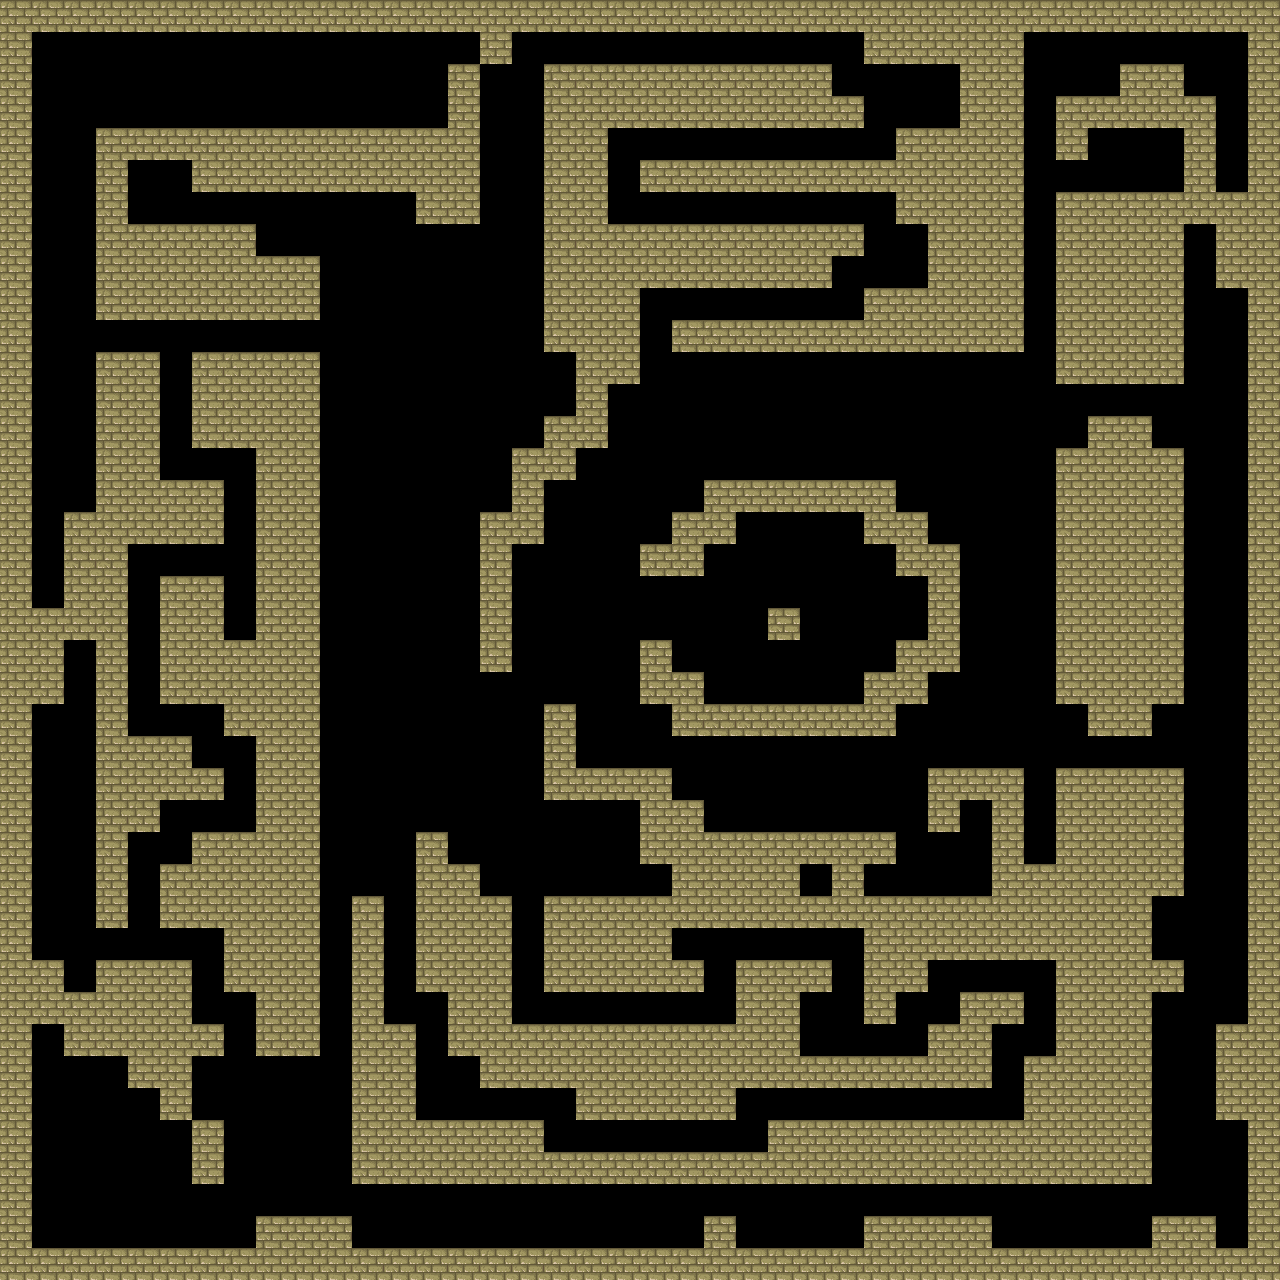

Tiled map render using the project's own tile images. Description and the whole map definition, tile-layer contents included, below:
An orthogonal 40x40 tile map with 32x32 px tiles, 1 tile layer (Kachelebene 1) and 19 objects.

<map version="1.9" tiledversion="1.9.2" orientation="orthogonal" renderorder="left-up" width="40" height="40" tilewidth="32" tileheight="32" infinite="0" nextlayerid="6" nextobjectid="95">
 <tileset firstgid="1" source="deserttiles.tsx" />
 <layer id="1" name="Kachelebene 1" width="40" height="40">
  <data encoding="csv">
10,10,10,10,10,10,10,10,10,10,10,10,10,10,10,10,10,10,10,10,10,10,10,10,10,10,10,10,10,10,10,10,10,10,10,10,10,10,10,10,
10,0,0,0,0,0,0,0,0,0,0,0,0,0,0,10,0,0,0,0,0,0,0,0,0,0,0,10,10,10,10,10,0,0,0,0,0,0,0,10,
10,0,0,0,0,0,0,0,0,0,0,0,0,0,10,0,0,10,10,10,10,10,10,10,10,10,0,0,0,0,10,10,0,0,0,10,10,0,0,10,
10,0,0,0,0,0,0,0,0,0,0,0,0,0,10,0,0,10,10,10,10,10,10,10,10,10,10,0,0,0,10,10,0,10,10,10,10,10,0,10,
10,0,0,10,10,10,10,10,10,10,10,10,10,10,10,0,0,10,10,0,0,0,0,0,0,0,0,0,10,10,10,10,0,10,0,0,0,10,0,10,
10,0,0,10,0,0,10,10,10,10,10,10,10,10,10,0,0,10,10,0,10,10,10,10,10,10,10,10,10,10,10,10,0,0,0,0,0,10,0,10,
10,0,0,10,0,0,0,0,0,0,0,0,0,10,10,0,0,10,10,0,0,0,0,0,0,0,0,0,10,10,10,10,0,10,10,10,10,10,10,10,
10,0,0,10,10,10,10,10,0,0,0,0,0,0,0,0,0,10,10,10,10,10,10,10,10,10,10,0,0,10,10,10,0,10,10,10,10,0,10,10,
10,0,0,10,10,10,10,10,10,10,0,0,0,0,0,0,0,10,10,10,10,10,10,10,10,10,0,0,0,10,10,10,0,10,10,10,10,0,10,10,
10,0,0,10,10,10,10,10,10,10,0,0,0,0,0,0,0,10,10,10,0,0,0,0,0,0,0,10,10,10,10,10,0,10,10,10,10,0,0,10,
10,0,0,0,0,0,0,0,0,0,0,0,0,0,0,0,0,10,10,10,0,10,10,10,10,10,10,10,10,10,10,10,0,10,10,10,10,0,0,10,
10,0,0,10,10,0,10,10,10,10,0,0,0,0,0,0,0,0,10,10,0,0,0,0,0,0,0,0,0,0,0,0,0,10,10,10,10,0,0,10,
10,0,0,10,10,0,10,10,10,10,0,0,0,0,0,0,0,0,10,0,0,0,0,0,0,0,0,0,0,0,0,0,0,0,0,0,0,0,0,10,
10,0,0,10,10,0,10,10,10,10,0,0,0,0,0,0,0,10,10,0,0,0,0,0,0,0,0,0,0,0,0,0,0,0,10,10,0,0,0,10,
10,0,0,10,10,0,0,0,10,10,0,0,0,0,0,0,10,10,0,0,0,0,0,0,0,0,0,0,0,0,0,0,0,10,10,10,10,0,0,10,
10,0,0,10,10,10,10,0,10,10,0,0,0,0,0,0,10,0,0,0,0,0,10,10,10,10,10,10,0,0,0,0,0,10,10,10,10,0,0,10,
10,0,10,10,10,10,10,0,10,10,0,0,0,0,0,10,10,0,0,0,0,10,10,0,0,0,0,10,10,0,0,0,0,10,10,10,10,0,0,10,
10,0,10,10,0,0,0,0,10,10,0,0,0,0,0,10,0,0,0,0,10,10,0,0,0,0,0,0,10,10,0,0,0,10,10,10,10,0,0,10,
10,0,10,10,0,10,10,0,10,10,0,0,0,0,0,10,0,0,0,0,0,0,0,0,0,0,0,0,0,10,0,0,0,10,10,10,10,0,0,10,
10,10,10,10,0,10,10,0,10,10,0,0,0,0,0,10,0,0,0,0,0,0,0,0,10,0,0,0,0,10,0,0,0,10,10,10,10,0,0,10,
10,10,0,10,0,10,10,10,10,10,0,0,0,0,0,10,0,0,0,0,10,0,0,0,0,0,0,0,10,10,0,0,0,10,10,10,10,0,0,10,
10,10,0,10,0,10,10,10,10,10,0,0,0,0,0,0,0,0,0,0,10,10,0,0,0,0,0,10,10,0,0,0,0,10,10,10,10,0,0,10,
10,0,0,10,0,0,0,10,10,10,0,0,0,0,0,0,0,10,0,0,0,10,10,10,10,10,10,10,0,0,0,0,0,0,10,10,0,0,0,10,
10,0,0,10,10,10,0,0,10,10,0,0,0,0,0,0,0,10,0,0,0,0,0,0,0,0,0,0,0,0,0,0,0,0,0,0,0,0,0,10,
10,0,0,10,10,10,10,0,10,10,0,0,0,0,0,0,0,10,10,10,10,0,0,0,0,0,0,0,0,10,10,10,0,10,10,10,10,0,0,10,
10,0,0,10,10,0,0,0,10,10,0,0,0,0,0,0,0,0,0,0,10,10,0,0,0,0,0,0,0,10,0,10,0,10,10,10,10,0,0,10,
10,0,0,10,0,0,10,10,10,10,0,0,0,10,0,0,0,0,0,0,10,10,10,10,10,10,10,10,0,0,0,10,0,10,10,10,10,0,0,10,
10,0,0,10,0,10,10,10,10,10,0,0,0,10,10,0,0,0,0,0,0,10,10,10,10,0,10,0,0,0,0,10,10,10,10,10,10,0,0,10,
10,0,0,10,0,10,10,10,10,10,0,10,0,10,10,10,0,10,10,10,10,10,10,10,10,10,10,10,10,10,10,10,10,10,10,10,0,0,0,10,
10,0,0,0,0,0,0,10,10,10,0,10,0,10,10,10,0,10,10,10,10,0,0,0,0,0,0,10,10,10,10,10,10,10,10,10,0,0,0,10,
10,10,0,10,10,10,0,10,10,10,0,10,0,10,10,10,0,10,10,10,10,10,0,10,10,10,0,10,10,0,0,0,0,10,10,10,10,0,0,10,
10,10,10,10,10,10,0,0,10,10,0,10,0,0,10,10,0,0,0,0,0,0,0,10,10,0,0,10,0,0,10,10,0,10,10,10,0,0,0,10,
10,0,10,10,10,10,10,0,10,10,0,10,10,0,10,10,10,10,10,10,10,10,10,10,10,0,0,0,0,10,10,0,0,10,10,10,0,0,10,10,
10,0,0,0,10,10,0,0,0,0,0,10,10,0,0,10,10,10,10,10,10,10,10,10,10,10,10,10,10,10,10,0,10,10,10,10,0,0,10,10,
10,0,0,0,0,10,0,0,0,0,0,10,10,0,0,0,0,0,10,10,10,10,10,0,0,0,0,0,0,0,0,0,10,10,10,10,0,0,10,10,
10,0,0,0,0,0,10,0,0,0,0,10,10,10,10,10,10,0,0,0,0,0,0,0,10,10,10,10,10,10,10,10,10,10,10,10,0,0,0,10,
10,0,0,0,0,0,10,0,0,0,0,10,10,10,10,10,10,10,10,10,10,10,10,10,10,10,10,10,10,10,10,10,10,10,10,10,0,0,0,10,
10,0,0,0,0,0,0,0,0,0,0,0,0,0,0,0,0,0,0,0,0,0,0,0,0,0,0,0,0,0,0,0,0,0,0,0,0,0,0,10,
10,0,0,0,0,0,0,0,10,10,10,0,0,0,0,0,0,0,0,0,0,0,10,0,0,0,0,10,10,10,10,0,0,0,0,0,10,10,0,10,
10,10,10,10,10,10,10,10,10,10,10,10,10,10,10,10,10,10,10,10,10,10,10,10,10,10,10,10,10,10,10,10,10,10,10,10,10,10,10,10
</data>
 </layer>
 <objectgroup id="3" name="objects" class="Collectable">
  <object id="70" x="384" y="124.25" width="62.5" height="2.5" />
  <object id="71" x="224.364" y="637.455" width="30.7273" height="1.63636" />
  <object id="74" x="32.3636" y="606.545" width="31.0909" height="0.818182" />
  <object id="75" x="64.4545" y="989.455" width="31.3636" height="1.90909" />
  <object id="76" x="66.125" y="1244.75" width="37.625" height="2.125" />
  <object id="77" x="288.727" y="1212.91" width="40.1818" height="2" />
  <object id="78" x="546" y="1149" width="32.5" height="1.5" />
  <object id="79" x="975" y="989.25" width="39" height="2" />
  <object id="81" x="1026" y="859.5" width="27.75" height="3.5" />
  <object id="82" x="866" y="891" width="47.25" height="3.25" />
  <object id="84" x="768.75" y="604.25" width="31.25" height="2.75" />
  <object id="85" x="1216.55" y="187.273" width="31.2727" height="4.54545" />
  <object id="86" x="1122.73" y="188.727" width="52.3636" height="2.36364" />
  <object id="88" x="1152.18" y="443.455" width="29.6364" height="3.81818" />
  <object id="89" x="1217.09" y="1020.55" width="29.8182" height="2.36364" />
  <object id="91" x="1215.82" y="1242.91" width="31.2727" height="4.18182" />
  <object id="92" x="902" y="121.667" width="54.6667" height="5" />
  <object id="93" x="616" y="891" width="51.6667" height="3" />
 </objectgroup>
 <objectgroup id="5" name="station">
  <object id="94" x="144.75" y="218.25" width="46.25" height="4.25" />
 </objectgroup>
</map>
